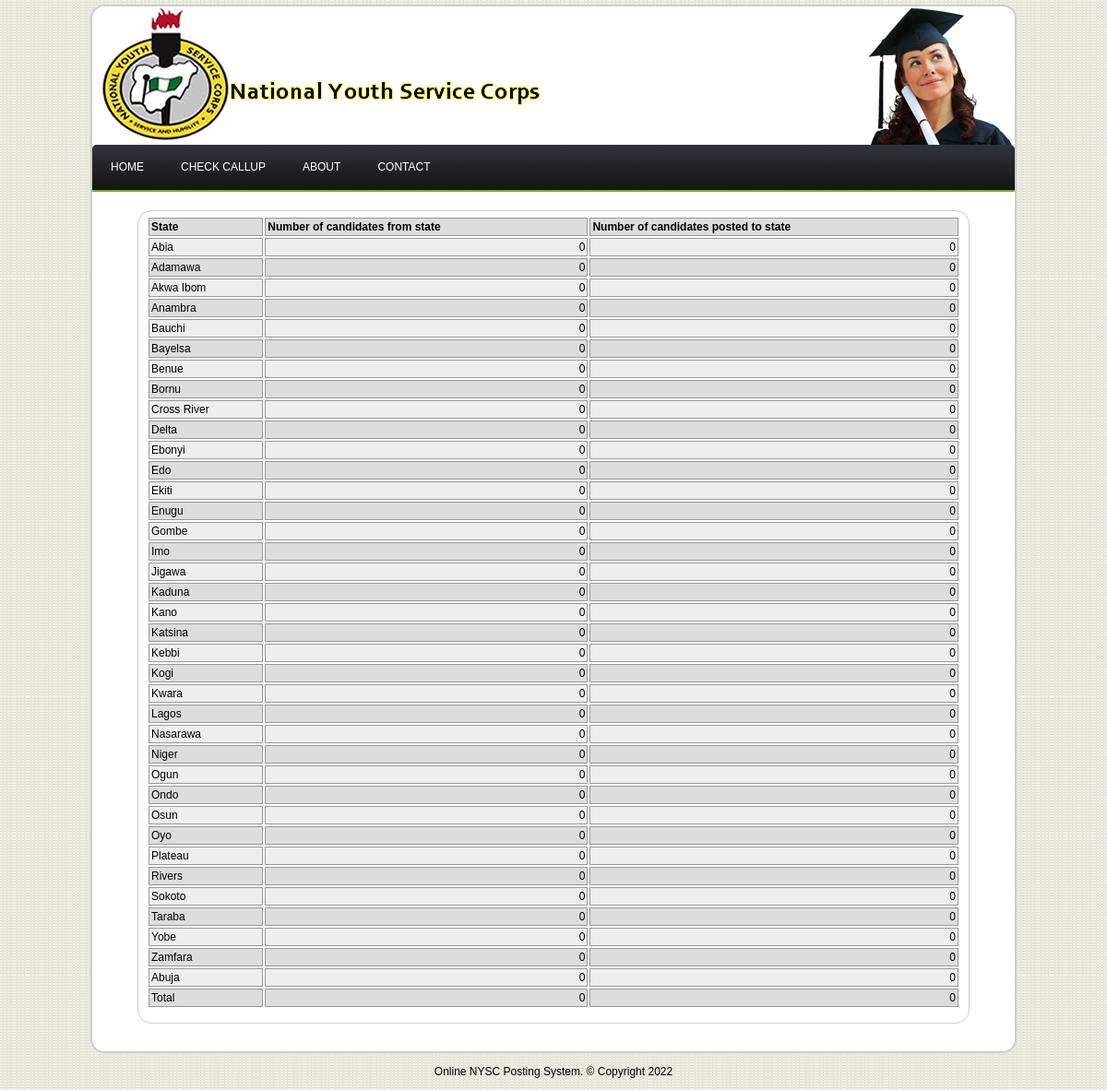
Screenshot of /admin/statistics.php with the database file from the repository.
### tables this page shows
CREATE TABLE IF NOT EXISTS `state` (
  `id` int(10) NOT NULL AUTO_INCREMENT,
  `state` varchar(255) NOT NULL,
  `zone` int(10) NOT NULL,
  PRIMARY KEY (`id`)
);

### includes/config.php (called while the page is built, shortened)
<?php
$siteName = 'online NYSC posting system';
?>

### admin/statistics.php (the view, shortened to what this page needs)
<?php
require_once('../includes/config.php');
?>
<!DOCTYPE html PUBLIC "-//W3C//DTD XHTML 1.0 Transitional//EN" "http://www.w3.org/TR/xhtml1/DTD/xhtml1-transitional.dtd">
<html xmlns="http://www.w3.org/1999/xhtml">
<head>
<link href="../styles/styles.css" rel="stylesheet" type="text/css" media="all" />
<link href="../styles/cssmenu.css" rel="stylesheet" type="text/css" media="all" />
<link href="../styles/callupnumber.css" rel="stylesheet" type="text/css" media="all" />
</head>
<body>
<div id="container">
  <div id="header"><div id="head-img"></div></div>
  <div id='cssmenu'>
<ul>
   <li><a href='../index.php'><span>HOME</span></a></li>
   <li class='has-sub '><a href='#'><span>CHECK CALLUP</span></a>
   </li>
   <li><a href='../about.php'><span>ABOUT</span></a></li>
   <li><a href='../contact.php'><span>CONTACT</span></a></li>
</ul>
</div>
<div id="stat">
  <table width="98%" border="0" align="center">
    <tr>
      <td><b>State</b></td>
      <td><b>Number of candidates from state</b></td>
      <td><b>Number of candidates posted to state</b></td>
    </tr>
    <?php
	$state = mysql_query("SELECT state FROM state");
	while($states = mysql_fetch_array($state)){
		$from_state = mysql_fetch_array(mysql_query("SELECT COUNT(*) FROM callup WHERE state = '$states[0]'"));
		$to_state = mysql_fetch_array(mysql_query("SELECT COUNT(*) FROM callup WHERE postedTo = '$states[0]'"));
      echo "<tr><td>$states[0]</td>
      <td align=\"right\">$from_state[0]</td>
      <td align=\"right\">$to_state[0]</td></tr>";
	}
	$total = mysql_fetch_array(mysql_query("SELECT COUNT(*) FROM callup"));
	echo "<tr><td>Total</td><td align=\"right\">$total[0]</td><td align=\"right\">$total[0]</td></tr>";
	?>
  </table>
</div>
</div>
<div id="footer"><?php echo ucwords($siteName).". &copy; Copyright ".date('Y');?></div>
</body>
</html>

### styles/styles.css (style rules this page uses)
* { margin:0; padding:0; }
body { text-align:center; font-size:12px; font-family: Arial, Helvetica, sans-serif; background:url(../images/bg.fw.png); }
#container { margin:auto; text-align:left; width:1000px; border:2px solid #CCC !important; border-radius:15px; -moz-border-radius:15px; background:#FFF; margin-top:5px; }
#header { height:150px; background:url(../images/logo.png) no-repeat 10px; border-top-left-radius:15px; border-top-right-radius:15px; -moz-border-radius-topleft:15px; -moz-border-radius-topright:15px; }
#head-img { background:url(../images/graduate.png) no-repeat right; float:right; width:300px; height:150px; border-top-right-radius:15px; -moz-border-radius-topright:15px; }
#footer { height:40px; line-height:40px; }

### styles/cssmenu.css (style rules this page uses)
#cssmenu ul, #cssmenu li, #cssmenu span, #cssmenu a { margin: 0; padding: 0; position: relative; }
#cssmenu { height: 49px; border-radius: 5px 5px 0 0; -moz-border-radius: 5px 5px 0 0; -webkit-border-radius: 5px 5px 0 0; background: #141414; background: -moz-linear-gradient(top, #32323a 0%, #141414 100%); background: -webkit-gradient(linear, left top, left bottom, color-stop(0%, #32323a), color-stop(100%, #141414)); background: -webkit-linear-gradient(top, #32323a 0%, #141414 100%); background: -o-linear-gradient(top, #32323a 0%, #141414 100%); background: -ms-linear-gradient(top, #32323a 0%, #141414 100%); background: linear-gradient(to bottom, #32323a 0%, #141414 100%); border-bottom: 2px solid #71b00c; }
#cssmenu:after, #cssmenu ul:after { content: ''; display: block; clear: both; }
#cssmenu a { background: #141414; background: -moz-linear-gradient(top, #32323a 0%, #141414 100%); background: -webkit-gradient(linear, left top, left bottom, color-stop(0%, #32323a), color-stop(100%, #141414)); background: -webkit-linear-gradient(top, #32323a 0%, #141414 100%); background: -o-linear-gradient(top, #32323a 0%, #141414 100%); background: -ms-linear-gradient(top, #32323a 0%, #141414 100%); background: linear-gradient(to bottom, #32323a 0%, #141414 100%); color: #ffffff; display: inline-block; font-family: Helvetica, Arial, Verdana, sans-serif; font-size: 12px; line-height: 49px; padding: 0 20px; text-decoration: none; }
#cssmenu ul { list-style: none; }
#cssmenu > ul { float: left; }
#cssmenu > ul > li { float: left; }
#cssmenu > ul > li:first-child > a { border-radius: 5px 0 0 0; -moz-border-radius: 5px 0 0 0; -webkit-border-radius: 5px 0 0 0; }
#cssmenu > ul > li:last-child > a { border-radius: 0 5px 0 0; -moz-border-radius: 0 5px 0 0; -webkit-border-radius: 0 5px 0 0; }
#cssmenu .has-sub { z-index: 1; }

### styles/callupnumber.css (style rules this page uses)
#container { margin:auto; text-align:left; width:1000px; min-height:700px !important; border:1px solid #CCC; border-radius:15px; -moz-border-radius:15px; background:#FFF; margin-top:5px; padding-bottom:50px; }
#result table.resultTable,tr,td { border:1px solid #999; border-collapse:collapse; margin:auto; }
#stat { text-align: left; width: 900px; min-height:400px; border: 1px solid #CCC; border-radius:15px; -moz-border-radius:15px; margin:auto; position:relative; top:20px; padding-bottom:20px; }
#stat table.resultTable,tr,td { border:1px solid #999; border-collapse:collapse; margin:auto; }
#stat table { position:relative; top:5px; margin:auto; }
#stat td { padding:2px; }
#stat tr:nth-child(even) { background-color:#EEE; }
#stat tr:nth-child(odd) { background-color: #DDD; }

### rows the page displays
state: state "Abia", from_state "0", to_state "0"
state: state "Adamawa", from_state "0", to_state "0"
state: state "Akwa Ibom", from_state "0", to_state "0"
state: state "Anambra", from_state "0", to_state "0"
state: state "Bauchi", from_state "0", to_state "0"
state: state "Bayelsa", from_state "0", to_state "0"
state: state "Benue", from_state "0", to_state "0"
state: state "Bornu", from_state "0", to_state "0"
state: state "Cross River", from_state "0", to_state "0"
state: state "Delta", from_state "0", to_state "0"
state: state "Ebonyi", from_state "0", to_state "0"
state: state "Edo", from_state "0", to_state "0"
state: state "Ekiti", from_state "0", to_state "0"
state: state "Enugu", from_state "0", to_state "0"
state: state "Gombe", from_state "0", to_state "0"
state: state "Imo", from_state "0", to_state "0"
state: state "Jigawa", from_state "0", to_state "0"
state: state "Kaduna", from_state "0", to_state "0"
state: state "Kano", from_state "0", to_state "0"
state: state "Katsina", from_state "0", to_state "0"
state: state "Kebbi", from_state "0", to_state "0"
state: state "Kogi", from_state "0", to_state "0"
state: state "Kwara", from_state "0", to_state "0"
state: state "Lagos", from_state "0", to_state "0"
state: state "Nasarawa", from_state "0", to_state "0"
state: state "Niger", from_state "0", to_state "0"
state: state "Ogun", from_state "0", to_state "0"
state: state "Ondo", from_state "0", to_state "0"
state: state "Osun", from_state "0", to_state "0"
state: state "Oyo", from_state "0", to_state "0"
state: state "Plateau", from_state "0", to_state "0"
state: state "Rivers", from_state "0", to_state "0"
state: state "Sokoto", from_state "0", to_state "0"
state: state "Taraba", from_state "0", to_state "0"
state: state "Yobe", from_state "0", to_state "0"
state: state "Zamfara", from_state "0", to_state "0"
state: state "Abuja", from_state "0", to_state "0"

### other values shown
$total[0] "0"
$siteName "Online NYSC Posting System"
